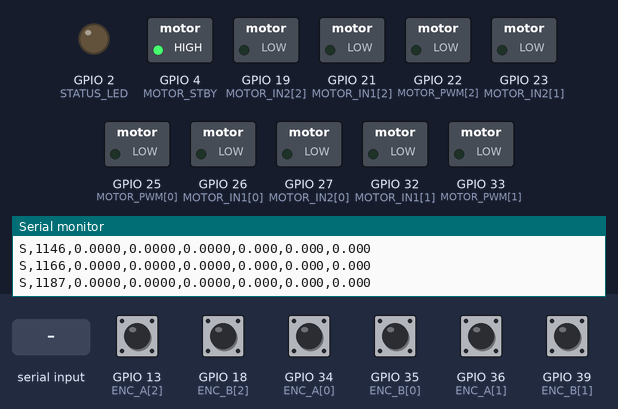
The sketch below on a simulated ESP32. Parts: switched loads named in the sketch (green lamp = pin HIGH), output pins drawn as LEDs (lit = HIGH), the last lines printed to the serial monitor. The test bench sets the inputs (shaded band); at power-on: GPIO 13 (ENC_A[2]), GPIO 18 (ENC_B[2]), GPIO 34 (ENC_A[0]), GPIO 35 (ENC_B[0]), GPIO 36 (ENC_A[1]), GPIO 39 (ENC_B[1]) HIGH.

Above: at 1.2 s.
1.3 s: "M,150,0,0\n" received over Serial
At 2.6 s:
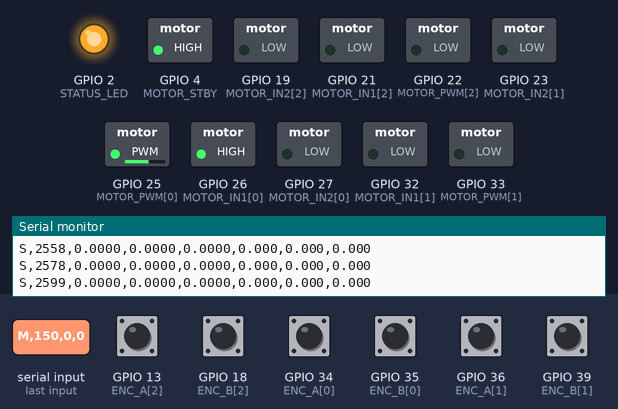
4.3 s: "R90\n" received over Serial
Timing chart, 0 to 7.3 s (numbered marks = the images above; inputs shaded):
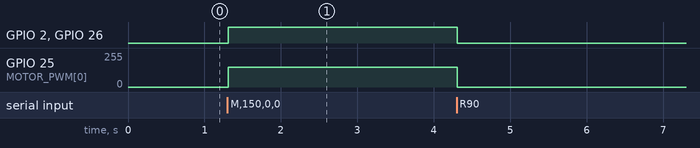

Measured:
- after the input at 1.3 s, GPIO 2 (STATUS_LED), GPIO 26 (MOTOR_IN1[0]): LOW → HIGH at once; GPIO 25 (MOTOR_PWM[0]): 0/255 → 149/255 at once

The sketch:

esp32_kiwi_base.ino
```cpp
// ============================================================================
//  HB bot ESP32 base controller
//
//  Job: keep each of the 3 wheels at the speed the Raspberry Pi asks for,
//  and report back how far and how fast each wheel actually turned.
//  All the robot maths (kinematics, odometry, navigation) lives on the Pi.
//
//  Serial protocol, one text line per message, 115200 baud:
//    Pi -> ESP32
//      V,<w0>,<w1>,<w2>        wheel speed targets in rad/s (send at least every 0.5 s)
//      M,<p0>,<p1>,<p2>        raw motor PWM -255..255, for testing from the Serial Monitor
//      P,<kp>,<ki>,<kd>,<kf>   set PID gains (all wheels)
//      R                       reset encoder positions
//      ?                       print the configuration
//    ESP32 -> Pi
//      S,<ms>,<p0>,<p1>,<p2>,<v0>,<v1>,<v2>   wheel angle (rad) and speed (rad/s)
//      #<text>                                info / errors
//
//  Wheel order: 0 = left (front-left), 1 = right (front-right), 2 = back.
//  Positive speed = wheel turns clockwise seen from outside the robot.
// ============================================================================
#include <Arduino.h>
#include "config.h"

// ---------------------------------------------------------------- encoders
volatile int32_t encCount[NUM_WHEELS] = {0};
volatile uint8_t encState[NUM_WHEELS] = {0};

// Quadrature decoding table: index = (previous AB << 2) | current AB
static const int8_t QUAD_TABLE[16] = {0, -1, 1, 0, 1, 0, 0, -1, -1, 0, 0, 1, 0, 1, -1, 0};

void IRAM_ATTR encoderISR(void *arg) {
  const int i = (int)(intptr_t)arg;
  const uint8_t s = (digitalRead(ENC_A[i]) << 1) | digitalRead(ENC_B[i]);
  encCount[i] += QUAD_TABLE[(encState[i] << 2) | s];
  encState[i] = s;
}

// ---------------------------------------------------------------- state
enum Mode { MODE_STOP, MODE_VELOCITY, MODE_PWM_TEST };
Mode mode = MODE_STOP;

float targetSpeed[NUM_WHEELS] = {0};     // rad/s
int testPwm[NUM_WHEELS] = {0};
float measuredSpeed[NUM_WHEELS] = {0};   // rad/s, filtered
int32_t lastCount[NUM_WHEELS] = {0};
uint32_t lastCommandMs = 0;

struct Pid {
  float kp = PID_KP, ki = PID_KI, kd = PID_KD, kf = PID_KF;
  float integral = 0, prevError = 0;
  void reset() { integral = 0; prevError = 0; }
};
Pid pid[NUM_WHEELS];

const float RAD_PER_COUNT = 2.0f * PI / COUNTS_PER_REV;
const uint32_t CONTROL_PERIOD_US = 1000000UL / CONTROL_HZ;
const uint32_t TELEMETRY_PERIOD_US = 1000000UL / TELEMETRY_HZ;

// ---------------------------------------------------------------- helpers
static inline float clampf(float x, float lo, float hi) { return x < lo ? lo : (x > hi ? hi : x); }
static inline int clampi(int x, int lo, int hi) { return x < lo ? lo : (x > hi ? hi : x); }

// ---------------------------------------------------------------- motors
void setupPwm(int i) {
#if ESP_ARDUINO_VERSION_MAJOR >= 3
  ledcAttach(MOTOR_PWM[i], PWM_FREQ, PWM_BITS);
#else
  ledcSetup(i, PWM_FREQ, PWM_BITS);
  ledcAttachPin(MOTOR_PWM[i], i);
#endif
}

void writePwm(int i, int duty) {
#if ESP_ARDUINO_VERSION_MAJOR >= 3
  ledcWrite(MOTOR_PWM[i], duty);
#else
  ledcWrite(i, duty);
#endif
}

// pwm in -PWM_MAX..PWM_MAX, positive = clockwise seen from outside
void setMotor(int i, int pwm) {
  pwm = clampi(pwm * MOTOR_DIR[i], -PWM_MAX, PWM_MAX);
  int duty = abs(pwm);
  if (duty > 0 && PWM_MIN > 0) duty = PWM_MIN + (long)duty * (PWM_MAX - PWM_MIN) / PWM_MAX;
  digitalWrite(MOTOR_IN1[i], pwm > 0 ? HIGH : LOW);
  digitalWrite(MOTOR_IN2[i], pwm < 0 ? HIGH : LOW);
  writePwm(i, duty);
}

void stopAll() {
  for (int i = 0; i < NUM_WHEELS; i++) {
    targetSpeed[i] = 0;
    testPwm[i] = 0;
    pid[i].reset();
    setMotor(i, 0);
  }
  mode = MODE_STOP;
}

// ---------------------------------------------------------------- control loop
int32_t readCount(int i) {
  return ENC_DIR[i] * encCount[i];   // 32-bit aligned reads are atomic on the ESP32
}

void controlStep(float dt) {
  for (int i = 0; i < NUM_WHEELS; i++) {
    const int32_t c = readCount(i);
    const float raw = (c - lastCount[i]) * RAD_PER_COUNT / dt;
    lastCount[i] = c;
    measuredSpeed[i] += SPEED_FILTER * (raw - measuredSpeed[i]);
  }

  // Watchdog: if the Pi goes quiet, stop. Never drive blind.
  const uint32_t timeout = (mode == MODE_PWM_TEST) ? TEST_TIMEOUT_MS : CMD_TIMEOUT_MS;
  if (mode != MODE_STOP && millis() - lastCommandMs > timeout) {
    stopAll();
    Serial.println("#command timeout, motors stopped");
  }

  for (int i = 0; i < NUM_WHEELS; i++) {
    if (mode == MODE_PWM_TEST) {
      setMotor(i, testPwm[i]);
      continue;
    }
    if (mode != MODE_VELOCITY || targetSpeed[i] == 0.0f) {
      pid[i].reset();
      setMotor(i, 0);
      continue;
    }
    // PID + feed-forward on wheel speed
    Pid &p = pid[i];
    const float error = targetSpeed[i] - measuredSpeed[i];
    const float derivative = (error - p.prevError) / dt;
    p.prevError = error;
    float out = p.kf * targetSpeed[i] + p.kp * error + p.integral + p.kd * derivative;
    // Anti-windup: only integrate while the output isn't saturated
    if (fabsf(out) < (float)PWM_MAX) {
      p.integral += p.ki * error * dt;
      p.integral = clampf(p.integral, -PWM_MAX, PWM_MAX);
    }
    setMotor(i, (int)clampf(out, -PWM_MAX, PWM_MAX));
  }

#if STATUS_LED >= 0
  digitalWrite(STATUS_LED, mode == MODE_STOP ? LOW : HIGH);
#endif
}

void sendTelemetry() {
  char line[128];
  int n = snprintf(line, sizeof(line), "S,%lu", (unsigned long)millis());
  for (int i = 0; i < NUM_WHEELS; i++)
    n += snprintf(line + n, sizeof(line) - n, ",%.4f", readCount(i) * RAD_PER_COUNT);
  for (int i = 0; i < NUM_WHEELS; i++)
    n += snprintf(line + n, sizeof(line) - n, ",%.3f", measuredSpeed[i]);
  Serial.println(line);
}

// ---------------------------------------------------------------- serial commands
void printConfig() {
  Serial.printf("#counts/rev %.1f, control %d Hz, telemetry %d Hz, timeout %d ms\n",
                COUNTS_PER_REV, CONTROL_HZ, TELEMETRY_HZ, CMD_TIMEOUT_MS);
  Serial.printf("#PID kp %.3f ki %.3f kd %.3f kf %.3f\n", pid[0].kp, pid[0].ki, pid[0].kd, pid[0].kf);
}

// Parse up to `count` comma separated floats after the command letter
int parseFloats(char *args, float *out, int count) {
  int n = 0;
  for (char *tok = strtok(args, ","); tok && n < count; tok = strtok(nullptr, ","))
    out[n++] = atof(tok);
  return n;
}

void handleLine(char *line) {
  const char cmd = line[0];
  char *args = (line[1] == ',') ? line + 2 : line + 1;
  float v[4];

  switch (cmd) {
    case 'V':
      if (parseFloats(args, v, NUM_WHEELS) == NUM_WHEELS) {
        for (int i = 0; i < NUM_WHEELS; i++)
          targetSpeed[i] = clampf(v[i], -MAX_WHEEL_SPEED, MAX_WHEEL_SPEED);
        mode = MODE_VELOCITY;
        lastCommandMs = millis();
      }
      break;
    case 'M':
      if (parseFloats(args, v, NUM_WHEELS) == NUM_WHEELS) {
        for (int i = 0; i < NUM_WHEELS; i++) testPwm[i] = (int)v[i];
        mode = MODE_PWM_TEST;
        lastCommandMs = millis();
      }
      break;
    case 'P':
      if (parseFloats(args, v, 4) == 4) {
        for (int i = 0; i < NUM_WHEELS; i++) {
          pid[i].kp = v[0]; pid[i].ki = v[1]; pid[i].kd = v[2]; pid[i].kf = v[3];
          pid[i].reset();
        }
        printConfig();
      }
      break;
    case 'R':
      noInterrupts();
      for (int i = 0; i < NUM_WHEELS; i++) encCount[i] = 0;
      interrupts();
      for (int i = 0; i < NUM_WHEELS; i++) lastCount[i] = 0;
      Serial.println("#encoders reset");
      break;
    case '?':
      printConfig();
      break;
    default:
      break;
  }
}

void readSerial() {
  static char buf[96];
  static size_t len = 0;
  while (Serial.available()) {
    const char c = Serial.read();
    if (c == '\n' || c == '\r') {
      if (len > 0) {
        buf[len] = '\0';
        handleLine(buf);
        len = 0;
      }
    } else if (len < sizeof(buf) - 1) {
      buf[len++] = c;
    } else {
      len = 0;  // line too long: drop it
    }
  }
}

// ---------------------------------------------------------------- setup / loop
void setup() {
  Serial.begin(SERIAL_BAUD);

  if (MOTOR_STBY >= 0) {
    pinMode(MOTOR_STBY, OUTPUT);
    digitalWrite(MOTOR_STBY, HIGH);
  }
#if STATUS_LED >= 0
  pinMode(STATUS_LED, OUTPUT);
#endif

  for (int i = 0; i < NUM_WHEELS; i++) {
    pinMode(MOTOR_IN1[i], OUTPUT);
    pinMode(MOTOR_IN2[i], OUTPUT);
    setupPwm(i);
    setMotor(i, 0);

    // 34..39 have no pull-ups; INPUT_PULLUP is harmless there and helps on other pins
    pinMode(ENC_A[i], INPUT_PULLUP);
    pinMode(ENC_B[i], INPUT_PULLUP);
    encState[i] = (digitalRead(ENC_A[i]) << 1) | digitalRead(ENC_B[i]);
    attachInterruptArg(digitalPinToInterrupt(ENC_A[i]), encoderISR, (void *)(intptr_t)i, CHANGE);
    attachInterruptArg(digitalPinToInterrupt(ENC_B[i]), encoderISR, (void *)(intptr_t)i, CHANGE);
  }

  Serial.println("#hb_kiwi_base ready");
  printConfig();
}

void loop() {
  static uint32_t lastControlUs = micros();
  static uint32_t lastTelemetryUs = micros();

  readSerial();

  const uint32_t now = micros();
  if (now - lastControlUs >= CONTROL_PERIOD_US) {
    const float dt = (now - lastControlUs) * 1e-6f;
    lastControlUs = now;
    controlStep(dt);
  }
  if (now - lastTelemetryUs >= TELEMETRY_PERIOD_US) {
    lastTelemetryUs = now;
    sendTelemetry();
  }
}
```

config.h
```cpp
// ============================================================================
//  HB bot ESP32 base controller: configuration
//  Edit this file to match YOUR wiring, motors and encoders.
// ============================================================================
#pragma once

// Wheel order everywhere (firmware, ROS, URDF):
//   0 = left  (front-left,  60 deg)
//   1 = right (front-right, -60 deg)
//   2 = back  (180 deg)
#define NUM_WHEELS 3

// ---------------------------------------------------------------- serial link
#define SERIAL_BAUD 115200

// ---------------------------------------------------------------- motor driver
// TB6612FNG wiring (also works for L298N: PWM -> ENA/ENB, IN1/IN2 -> IN1..IN4).
//                          left right back
const int MOTOR_PWM[NUM_WHEELS] = {25, 33, 22};
const int MOTOR_IN1[NUM_WHEELS] = {26, 32, 21};
const int MOTOR_IN2[NUM_WHEELS] = {27, 23, 19};
#define MOTOR_STBY 4            // TB6612 STBY pin; set to -1 if tied to 3.3V (or using L298N)

#define PWM_FREQ 20000          // Hz, above hearing range
#define PWM_BITS 8              // duty 0..255
#define PWM_MAX 255
#define PWM_MIN 0               // raise (e.g. 25) if motors hum but don't turn at low speed

// Flip to -1 if a wheel turns the wrong way for a POSITIVE command.
// Positive = clockwise when you look at the wheel from OUTSIDE the robot.
const int MOTOR_DIR[NUM_WHEELS] = {1, 1, 1};

// ---------------------------------------------------------------- encoders
// Quadrature hall encoders. GPIO 34/35/36/39 are input-only and have NO internal
// pull-ups: add 10k resistors to 3.3V if your encoder board doesn't have them.
// Power the encoders from 3.3V so their outputs are 3.3V logic.
const int ENC_A[NUM_WHEELS] = {34, 36, 13};
const int ENC_B[NUM_WHEELS] = {35, 39, 18};

// Flip to -1 if the reported wheel position goes DOWN for a positive command.
const int ENC_DIR[NUM_WHEELS] = {1, 1, 1};

// Counts per WHEEL revolution = pulses per motor rev x 4 (quadrature) x gear ratio.
// Example: JGA25-370 with 11 PPR encoder and 1:30 gearbox -> 11 * 4 * 30 = 1320
#define ENCODER_PPR 11
#define GEAR_RATIO 30.0f
#define COUNTS_PER_REV (ENCODER_PPR * 4.0f * GEAR_RATIO)

// ---------------------------------------------------------------- control
#define CONTROL_HZ 100          // PID loop rate
#define TELEMETRY_HZ 50         // S,... messages to the Raspberry Pi
#define CMD_TIMEOUT_MS 500      // stop if no V command for this long
#define TEST_TIMEOUT_MS 3000    // M (raw PWM test) commands last this long
#define MAX_WHEEL_SPEED 30.0f   // rad/s, targets are clamped to this
#define SPEED_FILTER 0.5f       // 0..1, low-pass on measured speed (1 = no filter)

// PID gains per wheel (output is PWM duty). Tune with the P command, e.g. "P,8,40,0,8".
//   KF  feed-forward: PWM per rad/s. Measure: run "M,150,0,0", read speed v -> KF = 150 / v
#define PID_KP 8.0f
#define PID_KI 40.0f
#define PID_KD 0.0f
#define PID_KF 8.0f

#define STATUS_LED 2            // on-board LED: lit while receiving commands (-1 to disable)
```
